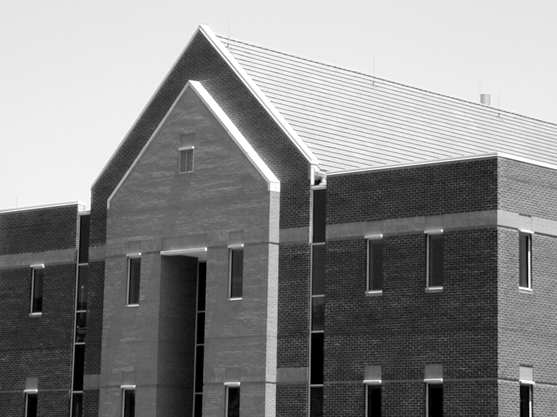
%> input picture lab7-EdgesHough/house.png, 557 x 417 px
$ octave edge_detect82.m   (GNU Octave 9; MATLAB toolbox functions it lacks are replaced by stand-ins)
%> lines starting %> are read from the running program, lines starting %| are printed output that depends on the picture
close all
clearvars
clc

image = imread("house.png");
%> image is the input picture: size 417x557 uint8; min 0, max 255, mean 133.3

figure(1);
subplot(1,3,1);
imshow(image);
title('Input image')
subplot(1,3,2);
edge1 = edge(image,'log');
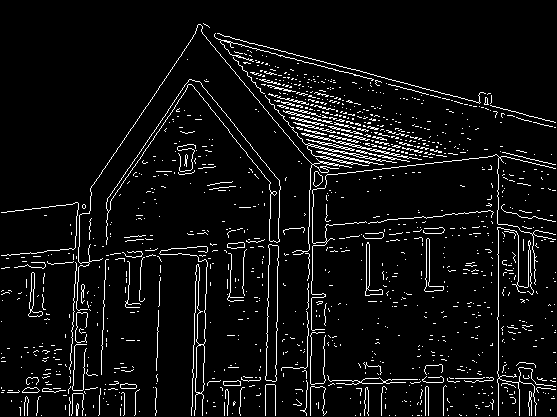
%> edge1: size 417x557 logical; 5.9% white in thin lines or dots
imshow(edge1);
title('LoG')
subplot(1,3,3);
h = fspecial('log');
edge1 = edge(image,'zerocross',[],h);
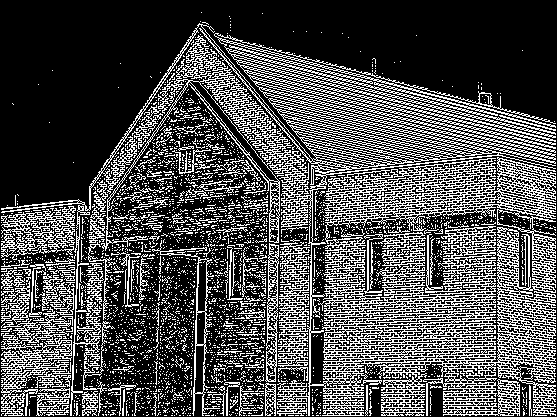
%> edge1: size 417x557 logical; 30.5% white in thin lines or dots
imshow(edge1);
title('zerocross, filter = log')
